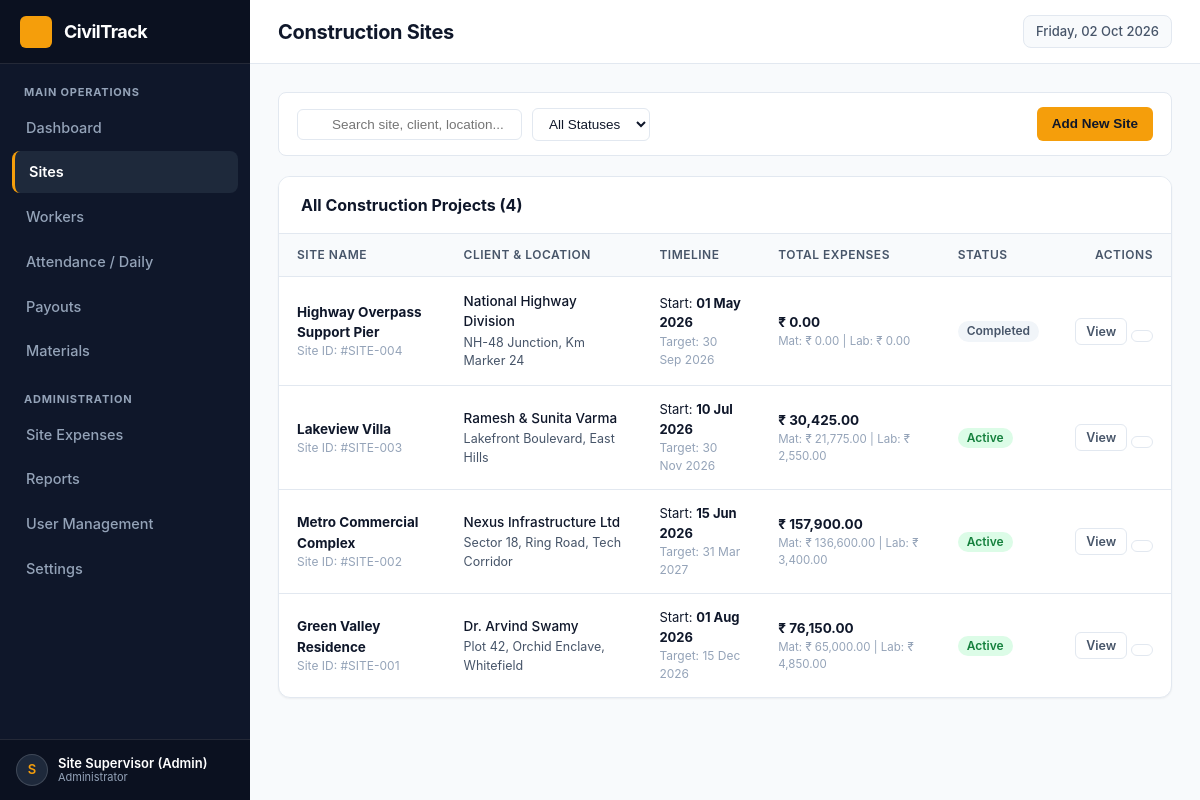
The page /sites.php (signed in) on the database its author committed.
### tables this page shows
CREATE TABLE `sites` (
  `id` INT AUTO_INCREMENT PRIMARY KEY,
  `site_name` VARCHAR(150) NOT NULL,
  `client_name` VARCHAR(150) NOT NULL,
  `location` VARCHAR(255) NOT NULL,
  `start_date` DATE NOT NULL,
  `expected_end_date` DATE DEFAULT NULL,
  `status` ENUM('Active', 'Completed', 'On Hold') NOT NULL DEFAULT 'Active',
  `created_at` DATETIME NOT NULL DEFAULT CURRENT_TIMESTAMP
);

### includes/auth.php (called while the page is built, shortened)
<?php
function e($str) {
    return htmlspecialchars((string)($str ?? ''), ENT_QUOTES, 'UTF-8');
}
function format_currency($amount, $decimals = 2) {
    $num = (float)$amount;
    return '₹ ' . number_format($num, $decimals, '.', ',');
}
function format_date($dateStr, $format = 'd M Y') {
    $time = strtotime($dateStr);
    return $time ? date($format, $time) : $dateStr;
}

### sites.php (the view, shortened to what this page needs)
<?php
require_once __DIR__ . '/includes/auth.php';
$conn = get_db();
$search = trim($_GET['search'] ?? '');
$sql = "SELECT s.*,
    (SELECT COUNT(DISTINCT worker_id) FROM attendance WHERE site_id = s.id) as total_workers_engaged,
    (SELECT COALESCE(SUM(total_amount), 0) FROM materials WHERE site_id = s.id) as material_expenses,
    (SELECT COALESCE(SUM(amount), 0) FROM payouts WHERE site_id = s.id) as labour_expenses,
    (SELECT COALESCE(SUM(amount), 0) FROM expenses WHERE site_id = s.id) as other_expenses
FROM sites s WHERE 1=1";
$sql .= " ORDER BY s.id DESC";
$res = mysqli_query($conn, $sql);
$sites = mysqli_fetch_all($res, MYSQLI_ASSOC);
include __DIR__ . '/includes/header.php';
?>
<div class="filter-bar">
    <form method="GET" class="filter-group">
        <div class="search-box">
            <input type="text" name="search" value="<?php echo e($search); ?>" placeholder="Search site, client, location...">
        </div>
        <select name="status" class="filter-select" onchange="this.form.submit()">
            <option value="">All Statuses</option>
        </select>
    </form>
    <div>
        <button type="button" class="btn btn-primary" onclick="openModal('addSiteModal')">
            Add New Site
        </button>
    </div>
</div>
<div class="card">
    <div class="card-header">
        <div class="card-title">
            All Construction Projects (<?php echo count($sites); ?>)
        </div>
    </div>
    <div class="card-body p-0">
        <div class="table-responsive">
            <table class="data-table">
                <thead>
                    <tr>
                        <th>Site Name</th>
                        <th>Client & Location</th>
                        <th>Timeline</th>
                        <th>Total Expenses</th>
                        <th>Status</th>
                        <th style="text-align: right;">Actions</th>
                    </tr>
                </thead>
                <tbody>
                    <?php if (empty($sites)): ?>
                        <tr>
                            <td colspan="6" style="text-align: center; color: var(--text-muted); padding: 36px;">
                                No construction sites match your criteria.
                            </td>
                        </tr>
                    <?php else: ?>
                        <?php foreach ($sites as $site):
                            $total_site_cost = $site['labour_expenses'] + $site['material_expenses'] + $site['other_expenses'];
                        ?>
                            <tr>
                                <td>
                                    <div style="font-weight: 700; color: var(--primary);">
                                        <a href="site_details.php?id=<?php echo $site['id']; ?>" style="color: inherit; text-decoration: none;">
                                            <?php echo e($site['site_name']); ?>
                                        </a>
                                    </div>
                                    <div style="font-size: 12px; color: var(--text-muted);">
                                        Site ID: #SITE-<?php echo str_pad($site['id'], 3, '0', STR_PAD_LEFT); ?>
                                    </div>
                                </td>
                                <td>
                                    <div style="font-weight: 500;"><?php echo e($site['client_name'] ?: 'N/A'); ?></div>
                                    <div style="font-size: 12.5px; color: var(--text-secondary); display: flex; align-items: center; gap: 4px; margin-top: 2px;">
                                        <span><?php echo e($site['location']); ?></span>
                                    </div>
                                </td>
                                <td>
                                    <div style="font-size: 13px;">
                                        Start: <strong><?php echo format_date($site['start_date']); ?></strong>
                                    </div>
                                    <div style="font-size: 12px; color: var(--text-muted);">
                                        Target: <?php echo format_date($site['expected_end_date']); ?>
                                    </div>
                                </td>
                                <td>
                                    <div style="font-weight: 700; color: var(--primary);">
                                        <?php echo format_currency($total_site_cost); ?>
                                    </div>
                                    <div style="font-size: 11.5px; color: var(--text-muted);">
                                        Mat: <?php echo format_currency($site['material_expenses']); ?> | Lab: <?php echo format_currency($site['labour_expenses']); ?>
                                    </div>
                                </td>
                                <td>
                                    <?php if ($site['status'] === 'Active'): ?>
                                        <span class="badge badge-success">Active</span>
                                    <?php elseif ($site['status'] === 'On Hold'): ?>
                                        <span class="badge badge-warning">On Hold</span>
                                    <?php else: ?>
                                        <span class="badge badge-neutral">Completed</span>
                                    <?php endif; ?>
                                </td>
                                <td style="text-align: right; white-space: nowrap;">
                                    <a href="site_details.php?id=<?php echo $site['id']; ?>" class="btn btn-outline btn-sm" title="View Site Details">
                                        <?php echo render_icon('eye'); ?> View
                                    </a>
                                    <button type="button" class="btn btn-outline btn-sm" onclick='editSite(<?php echo json_encode($site); ?>)' title="Edit Site">
                                    </button>
                                </td>
                            </tr>
                        <?php endforeach; ?>
                    <?php endif; ?>
                </tbody>
            </table>
        </div>
    </div>
</div>
<?php include __DIR__ . '/includes/footer.php'; ?>

### assets/css/style.css (style rules this page uses)
:root { --primary: #0f172a; --primary-light: #1e293b; --primary-hover: #334155; --accent: #f59e0b; --accent-hover: #d97706; --accent-light: #fef3c7; --bg-main: #f8fafc; --card-bg: #ffffff; --border: #e2e8f0; --border-focus: #f59e0b; --text-primary: #0f172a; --text-secondary: #475569; --text-muted: #94a3b8; --success-bg: #dcfce7; --success-text: #15803d; --warning-bg: #fef3c7; --warning-text: #b45309; --danger-bg: #fee2e2; --danger-text: #b91c1c; --info-bg: #dbeafe; --info-text: #1d4ed8; --sidebar-width: 250px; --header-height: 64px; --radius-sm: 6px; --radius-md: 8px; --radius-lg: 12px; --shadow-sm: 0 1px 2px 0 rgba(0, 0, 0, 0.05); --shadow-md: 0 4px 6px -1px rgba(0, 0, 0, 0.08), 0 2px 4px -2px rgba(0, 0, 0, 0.04); --shadow-lg: 0 10px 15px -3px rgba(0, 0, 0, 0.08), 0 4px 6px -4px rgba(0, 0, 0, 0.03); }
*, *::before, *::after { box-sizing: border-box; margin: 0; padding: 0; }
body { font-family: -apple-system, BlinkMacSystemFont, "Segoe UI", Roboto, "Helvetica Neue", Arial, sans-serif; background-color: var(--bg-main); color: var(--text-primary); font-size: 14.5px; line-height: 1.5; -webkit-font-smoothing: antialiased; }
.card { background: var(--card-bg); border: 1px solid var(--border); border-radius: var(--radius-lg); box-shadow: var(--shadow-sm); margin-bottom: 24px; overflow: hidden; }
.card-header { padding: 16px 22px; border-bottom: 1px solid var(--border); display: flex; align-items: center; justify-content: space-between; background-color: #ffffff; flex-wrap: wrap; gap: 12px; }
.card-title { font-size: 16px; font-weight: 700; color: var(--primary); display: flex; align-items: center; gap: 8px; }
.card-body { padding: 22px; }
.card-body.p-0 { padding: 0; }
.table-responsive { width: 100%; overflow-x: auto; }
.data-table { width: 100%; border-collapse: collapse; text-align: left; font-size: 13.5px; }
.data-table th { background-color: #f8fafc; color: #475569; font-weight: 600; font-size: 12px; text-transform: uppercase; letter-spacing: 0.5px; padding: 12px 18px; border-bottom: 1px solid var(--border); white-space: nowrap; }
.data-table td { padding: 14px 18px; border-bottom: 1px solid var(--border); color: var(--text-primary); vertical-align: middle; }
.data-table tbody tr:last-child td { border-bottom: none; }
.badge { display: inline-flex; align-items: center; gap: 4px; padding: 3px 9px; border-radius: 9999px; font-size: 12px; font-weight: 600; line-height: 1.2; white-space: nowrap; }
.badge-success { background: var(--success-bg); color: var(--success-text); }
.badge-neutral { background: #f1f5f9; color: #475569; }
.btn { display: inline-flex; align-items: center; justify-content: center; gap: 6px; padding: 8px 14px; border-radius: var(--radius-sm); font-size: 13.5px; font-weight: 600; cursor: pointer; text-decoration: none; transition: all 0.15s ease; border: 1px solid transparent; line-height: 1.2; }
.btn-primary { background: var(--accent); color: var(--primary); }
.btn-outline { background: #ffffff; color: var(--text-secondary); border-color: var(--border); }
.btn-sm { padding: 5px 10px; font-size: 12.5px; border-radius: var(--radius-sm); }
.filter-bar { display: flex; align-items: center; justify-content: space-between; gap: 12px; margin-bottom: 20px; flex-wrap: wrap; background: #ffffff; padding: 14px 18px; border: 1px solid var(--border); border-radius: var(--radius-md); }
.filter-group { display: flex; align-items: center; gap: 10px; flex-wrap: wrap; }
.search-box { position: relative; display: flex; align-items: center; }
.search-box input { padding: 7px 12px 7px 34px; border: 1px solid var(--border); border-radius: var(--radius-sm); font-size: 13.5px; outline: none; min-width: 220px; transition: border-color 0.15s ease; }
.filter-select { padding: 7px 12px; border: 1px solid var(--border); border-radius: var(--radius-sm); font-size: 13.5px; background-color: #ffffff; color: var(--text-primary); outline: none; }

### rows shown on the page
sites: site_name "Highway Overpass Support Pier", id "004", client_name "National Highway Division", location "NH-48 Junction, Km Marker 24", start_date "01 May 2026", expected_end_date "30 Sep 2026", total_site_cost "₹ 0.00", material_expenses "₹ 0.00", labour_expenses "₹ 0.00", status "Completed"
sites: site_name "Lakeview Villa", id "003", client_name "Ramesh & Sunita Varma", location "Lakefront Boulevard, East Hills", start_date "10 Jul 2026", expected_end_date "30 Nov 2026", total_site_cost "₹ 30,425.00", material_expenses "₹ 21,775.00", labour_expenses "₹ 2,550.00", status "Active"
sites: site_name "Metro Commercial Complex", id "002", client_name "Nexus Infrastructure Ltd", location "Sector 18, Ring Road, Tech Corridor", start_date "15 Jun 2026", expected_end_date "31 Mar 2027", total_site_cost "₹ 157,900.00", material_expenses "₹ 136,600.00", labour_expenses "₹ 3,400.00", status "Active"
sites: site_name "Green Valley Residence", id "001", client_name "Dr. Arvind Swamy", location "Plot 42, Orchid Enclave, Whitefield", start_date "01 Aug 2026", expected_end_date "15 Dec 2026", total_site_cost "₹ 76,150.00", material_expenses "₹ 65,000.00", labour_expenses "₹ 4,850.00", status "Active"

### other values the page prints
substr($user['full_name'] ?? 'A', 0, 1) "S"
$user['full_name'] "Site Supervisor (Admin)"
$user['role'] "Administrator"
$page_title "Construction Sites"
count($sites) "4"
